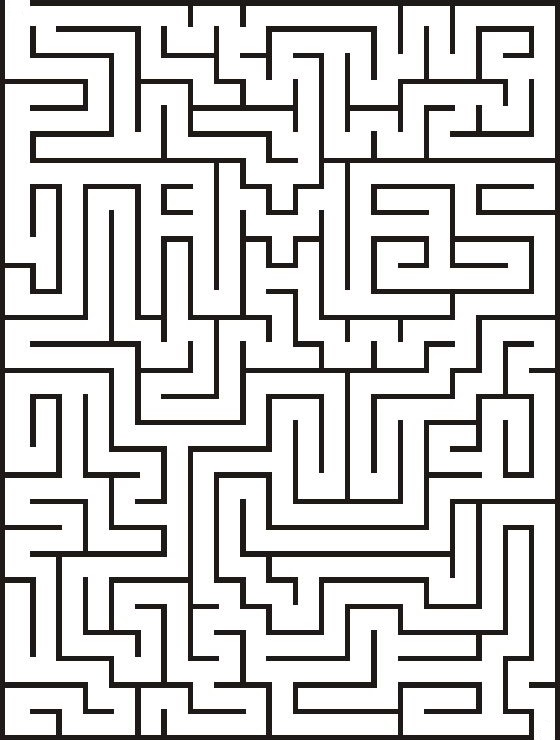
#> input picture laberinto3.jpg, 560 x 740 px
$ python OFM.py
#> lines starting #> are read from the running program, lines starting #| are printed output that depends on the picture; after the words box and inside, x2 and y2 are one past the last pixel; in counts of white or black regions, pixels touching at a corner belong together
### tratamiento_imagenes.py
import cv2 as cv
import numpy as np
import matplotlib
import matplotlib.pyplot as plt
def conversion_image(source_image):
#> called with source_image = 'laberinto3.jpg'
    img=cv.imread(source_image,cv.IMREAD_GRAYSCALE)
#> img: shape (740, 560); min 0, max 255, mean 206
    (thresh, im_bw) = cv.threshold(img, 128, 255, cv.THRESH_BINARY | cv.THRESH_OTSU)
#> im_bw: shape (740, 560); 78.7% white; 9 black regions, largest, box (x1, y1, x2, y2) and area: (0, 0, 534, 740) 38365, (30, 0, 560, 740) 28757, (30, 210, 455, 504) 7207
#> thresh = 56
    #0 equivale a espacio abierto, 1 espacio ocupado.

    im_new=np.where(im_bw==255,1.0,0.0)
    np.savetxt('imagennew1.txt',im_new)
    return (im_new)

# [19 lines left out: functions conversion_image_white, show_results, not called in this run]

def show_results_two(A,B):
    # A = np.loadtxt('imagennew1.txt',dtype=int)
    # B= np.loadtxt('ruta.txt',dtype=int)
    titles = ['Original Image','Route']
    images = [A, B]
    miArray=np.arange(2)
    for i in miArray:
        plt.subplot(1,2,i+1),plt.imshow(images[i],'gray')
        plt.title(titles[i])
    plt.show()

# [4 lines left out: function save_individual_image, not called in this run]

### routeconstruction.py
from functools import update_wrapper
import math
import tratamiento_imagenes as Timage
maxval=math.inf
def find_neigbord_min(matriz2object,initial_points,x,y):
    neighbors_list=[]
    min_value_list=maxval
    node_min_value=None
    #diagonals
    if (x+1<=len(matriz2object)-1 and y+1<=len(matriz2object[0])-1):
        value=matriz2object[x+1][y+1]
        neighbors_list.append(value)
        if (value.coordenadas in initial_points):
            return value
        if (value.tiempo<min_value_list and value.tiempo>0 and value.velocidad>0.0):
            node_min_value=value
            min_value_list=node_min_value.tiempo
    if (x-1>=0  and y-1>=0 ):
        value=matriz2object[x-1][y-1]
        neighbors_list.append(value)
        if (value.coordenadas in initial_points):
            return value
        if (value.tiempo<min_value_list and value.tiempo>0 and value.velocidad>0.0):
            node_min_value=value
            min_value_list=node_min_value.tiempo
    if (x-1>=0 and y+1<=len(matriz2object[0])-1):
        value=matriz2object[x-1][y+1]
        neighbors_list.append(value)
        if (value.coordenadas in initial_points):
            return value
        if (value.tiempo<min_value_list and value.tiempo>0 and value.velocidad>0.0):
            node_min_value=value
            min_value_list=node_min_value.tiempo
    if (x+1<=len(matriz2object)-1 and y-1>=0):
        value=matriz2object[x+1][y-1]
        neighbors_list.append(value)
        if (value.coordenadas in initial_points):
            return value
        if (value.tiempo<min_value_list and value.tiempo>0 and value.velocidad>0.0):
            node_min_value=value
            min_value_list=node_min_value.tiempo
    #von-neuman
    if (y+1<=len(matriz2object[0])-1):
        value=matriz2object[x][y+1]
        neighbors_list.append(value)
        if (value.coordenadas in initial_points):
            return value
        if (value.tiempo<min_value_list and value.tiempo>0 and value.velocidad>0.0):
            node_min_value=value
            min_value_list=node_min_value.tiempo
    if (x+1<=len(matriz2object)-1):
        value=matriz2object[x+1][y]
        neighbors_list.append(value)
        if (value.coordenadas in initial_points):
            return value
        if (value.tiempo<min_value_list and value.tiempo>0 and value.velocidad>0.0):
            node_min_value=value
            min_value_list=node_min_value.tiempo
    if (y-1>=0):
        value=matriz2object[x][y-1]
        neighbors_list.append(value)
        if (value.coordenadas in initial_points):
            return value
        if (value.tiempo<min_value_list and value.tiempo>0 and value.velocidad>0.0):
            node_min_value=value
            min_value_list=node_min_value.tiempo
    if (x-1>=0):
        value=matriz2object[x-1][y]
        neighbors_list.append(value)
        if (value.coordenadas in initial_points):
            return value
        if (value.tiempo<min_value_list and value.tiempo>0 and value.velocidad>0.0):
            node_min_value=value
            min_value_list=node_min_value.tiempo
    return(node_min_value)

#ruta con diagonales

def constructroutediagonal(initial_points,matriz2object,matrixroutediagonal,punto_final,anchor):
    cont=0
    flag=True
    x=punto_final[0]
    y=punto_final[1]
    matrixroutediagonal[x][y]=0
    pasos=0
    directory="D:\\Documents\\noveno\\tesis\\Classic FMM\\Individual\\"
    while (flag):

        name='Img_diagonal_'+str(pasos)+'.jpg'
        # Timage.save_individual_image(directory,name,matrixroutediagonal)
        node_min_value=find_neigbord_min(matriz2object,initial_points,x,y)

        x=node_min_value.coordenadas[0]
        y=node_min_value.coordenadas[1]
        pasos+=1
        if (anchor):
            matrixroutediagonal=completeroute(matrixroutediagonal,x,y,anchor)

        if (node_min_value.coordenadas in initial_points):
            flag=False

        matrixroutediagonal[x][y]=0
    print('-- Ruta nueva --')
    print("Distancia recorrida: ",pasos)

def completeroute(matrixroute,x,y,anchor):
    for i in range(anchor):
        matrixroute[x-i][y]=0
        matrixroute[x+i][y]=0
        matrixroute[x][y+i]=0
        matrixroute[x][y-i]=0
    return (matrixroute)

# ruta sin diagonales
def constructroute(matriz2object,matrixroute,punto_final,anchor):
    flag=True
    x=punto_final[0]
    y=punto_final[1]
    pasos=0
    while (flag):
        pasos+=1
        matrixroute[x][y]=0
        before_node=matriz2object[x][y].tail
        if (anchor):
            matrixroute=completeroute(matrixroute,x,y,anchor)
        if (before_node!=None):
            x=before_node.coordenadas[0]
            y=before_node.coordenadas[1]
        else:
            flag=False
    print('-- Ruta original --')
    print("Distancia recorrida: ",pasos)

### ordenamiento.py
from math import *
#insert MergeSort
# [95 lines left out: function sortmethod, not called in this run]


def mergesortprincipal(lista,celda,indiceinicial=0):
    if len(lista)>=30000:
        # print('entro 2')
        index=sortmethod(lista,celda,indiceinicial)
    else:
        # print('entro 1')
        index=mergesort(lista,celda,indiceinicial)

    return index

def mergesort(lista,celda,indiceinicial=0):
    #ingresar o no a la recursion
    n=len(lista)
    if celda.tiempo<=lista[0].tiempo:
        return (indiceinicial)
        #print("Se insertara en la posicion 1:",indiceinicial)
    elif celda.tiempo>=lista[n-1].tiempo:
        indiceinicial=n+indiceinicial
        return (indiceinicial)
        #print("Se insertara en la posicion 2:",n+indiceinicial)
    else:

        if len(lista)>5:
            Left=lista[1:(len(lista)//2)]
            Right=lista[(len(lista)//2):len(lista)-1]
            indiceinicial+=1
        else:
            Left=lista[0:(len(lista)//2)]
            Right=lista[(len(lista)//2):len(lista)]
            indiceinicial=indiceinicial

        if len(Right)>0:
            indexRight=indiceinicial+len(Left)
            inicio=Right[0].tiempo
            fin=Right[len(Right)-1].tiempo
            if celda.tiempo>inicio and celda.tiempo<=fin:
                indiceinicial=mergesort(Right,celda,indexRight)
                return (indiceinicial)
            elif celda.tiempo<=inicio:

                indiceinicial=indexRight
                return (indiceinicial)

            elif celda.tiempo>fin:
                indiceinicial=indiceinicial+n-2
                return (indiceinicial)

        if len(Left)>0:
            indexLeft=indiceinicial
            inicio=Left[0].tiempo
            fin=Left[len(Left)-1].tiempo
            if celda.tiempo>inicio and celda.tiempo<=fin:
                indiceinicial=mergesort(Left,celda,indexLeft)
                return (indiceinicial)
            elif celda.tiempo<=inicio:

                indiceinicial=indexLeft
                return (indiceinicial)


    return(indiceinicial)

# [135 lines left out: functions sortmethodoriginal, merge_sort_complete, merge, insertionSort, bucketSort, not called in this run]


### OFM.py
import numpy as np
import math
import time
import cv2 as cv
import tratamiento_imagenes as Timage
import contourfunctions as contour
import routeconstruction as route
import ordenamiento as order

#variables globales
listavecinos1=[]
list_initialvalues=[]
matriz2object=[]
maxval=math.inf
#--------------------
class Celdas():
    def __init__(self,coordenadas,tiempo=maxval,tipo="open",velocidad=1.0,tail=None):

        self.coordenadas=coordenadas
        self.tiempo = tiempo
        self.tipo = tipo
        self.velocidad = velocidad
        self.tail=tail


def contruct_initial(n,m,initial_points):
    initial_matrix=np.zeros(n*m).reshape(n,m)
    for point in initial_points:
        initial_matrix[point[0]][point[1]]=1
    return (initial_matrix)

def contruct_time(n,m):
    matrixtime=np.zeros(n*m).reshape(n,m)
    return(matrixtime)

def imprimirtiempo():
    for fila in matriz2object:
        for columna in fila:
            print("{0:.2f}".format(columna.tiempo), end="    ")
        print("")
        print("")

# sort function here

def constructmatrix(matrix_initialvalues,matrix_velocity):
    matrizobjetos=[]
    i=0
    for fila in matrix_initialvalues:
        filaobjetos=[]
        j=0
        for columna in fila:
            if columna==1:
                celdaobjeto=Celdas((i,j),0,"frozen",matrix_velocity[i][j])
                list_initialvalues.append(celdaobjeto)
            else:
                celdaobjeto=Celdas((i,j),maxval,"open",matrix_velocity[i][j])
            filaobjetos.append(celdaobjeto)
            j+=1
        i+=1
        matrizobjetos.append(filaobjetos)
    matriz2=np.array(matrizobjetos)
    return (matriz2)

def recorreriniciales():
    for inicial in list_initialvalues:
        reconocervecinos(inicial)
        #main_loop()


def reconocervecinos(i):
    x=i.coordenadas[0]
    y=i.coordenadas[1]
    von_neuman_list=[]
    if (y+1<=len(matriz2object[0])-1):
        von_neuman_list.append(matriz2object[x][y+1])
    if (x+1<=len(matriz2object)-1):
        von_neuman_list.append(matriz2object[x+1][y])
    if (y-1>=0):
        von_neuman_list.append(matriz2object[x][y-1])
    if (x-1>=0):
        von_neuman_list.append(matriz2object[x-1][y])

    for celda in von_neuman_list:
        x=celda.coordenadas[0]
        y=celda.coordenadas[1]
        if (celda.velocidad!=0):
            if (celda.tipo!="frozen"):
                #aumentar padding left,right,up and bottom
                enter=True
                if (padding!=0):
                    if (y+padding<=len(matriz2object[0])-1) and (x+padding<=len(matriz2object)-1) and (y-padding>=0) and (x-padding>=0) :
                        leftceld=matriz2object[x-padding][y]
                        rightceld=matriz2object[x+padding][y]
                        upceld=matriz2object[x][y+padding]
                        bottomceld=matriz2object[x][y-padding]
                        if (leftceld.velocidad==0 or rightceld.velocidad==0 or upceld.velocidad==0 or bottomceld.velocidad==0):
                            enter=False
                        else:
                            enter=True
                if (enter):
                    value=eikonalequation(celda,i)
                    if celda.tipo=="open":
                        celda.tipo="narrow"
                        celda.tiempo=value
                        celda.tail=i
                        if len(listavecinos1)!=0:

                            indice=(order.mergesortprincipal(listavecinos1,celda))

                            if indice==len(listavecinos1):
                                listavecinos1.append(celda)
                            else:
                                listavecinos1.insert(indice,celda)
                        else:
                            listavecinos1.append(celda)
                    elif celda.tipo=="narrow":
                        if value<celda.tiempo:
                            #agregado
                            celda.tiempo=value
                            celda.tail=i
                            # position=listavecinos1.index(celda)
                            flagentry=True
                            # if position>0 and position<len(listavecinos1):
                            #     if (listavecinos1[position-1].tiempo<=celda.tiempo and listavecinos1[position+1].tiempo>=celda.tiempo):
                            #         flagentry=False
                            if flagentry:
                                listavecinos1.remove(celda)
                                indice=(order.mergesortprincipal(listavecinos1,celda))
                                if indice==len(listavecinos1):
                                    listavecinos1.append(celda)
                                else:
                                    listavecinos1.insert(indice,celda)

                else:
                    celda.tail=None
                    celda.tiempo=0
                    celda.tipo="frozen"
        else:
            celda.tail=None
            celda.tiempo=0
            celda.tipo="frozen"

def eikonalequation(vecino,celdacontigua):
    x=vecino.coordenadas[0]
    y=vecino.coordenadas[1]
    t1=maxval
    t2=maxval
    if ((x+1<=len(matriz2object)-1) and (x-1>=0)):
        t1=min(matriz2object[x-1][y].tiempo,matriz2object[x+1][y].tiempo)
    elif(x+1<=len(matriz2object)-1):
        t1=matriz2object[x+1][y].tiempo
    elif (x-1>=0):
        t1=matriz2object[x-1][y].tiempo
    if ((y+1<=len(matriz2object[0])-1) and (y-1>=0)):
        t2=min(matriz2object[x][y-1].tiempo,matriz2object[x][y+1].tiempo)
    elif(y+1<=len(matriz2object[0])-1):
        t2=matriz2object[x][y+1].tiempo
    elif (y-1>=0):
        t2=matriz2object[x][y-1].tiempo
    #calculo previo para sacar raiz
    a=2
    b=(-2)*(t1+t2)
    if (vecino.velocidad!=0):
        c=pow(t1,2)+pow(t2,2)-(1/(pow(vecino.velocidad,2)))
    else:
        c=pow(t1,2)+pow(t2,2)
    discriminante=pow(b,2)-4*a*c
    if discriminante>=0:
        T=quadraticfunction(a,b,c)
    else:
        if (vecino.velocidad!=0):
            T=celdacontigua.tiempo+(1/vecino.velocidad)
        else:
            T=celdacontigua.tiempo
    return(T)

def quadraticfunction(a,b,c):

    discriminante=pow(b,2)-4*a*c
    T=((-b)+math.sqrt(discriminante))/(2*a)
    return(T)

def main_loop():
    cont=0
    while len(listavecinos1)>0:
        cont+=1
        coordenadasvecino=listavecinos1[0].coordenadas
        x=coordenadasvecino[0]
        y=coordenadasvecino[1]
        matriz2object[x][y].tipo="frozen"
        matrixtime[x][y]=matriz2object[x][y].tiempo
        listavecinos1.pop(0)
        matriz[x][y]=1
        vecino=matriz2object[x][y]
        reconocervecinos(vecino)


#repeticion
repetition=1
listrepetition=[]

for i in range(repetition):
    A = Timage.conversion_image('laberinto3.jpg')
    n=len(A)
#> n = 740
    m=len(A[0])
#> m = 560
    print(n,",",m)
#| 740 , 560

    initial_points=[(15,15)]
    punto_final=(725,545)
    ########
    #Metric for safe routes
    padding=6
    anchor=2
    ######
    matriz=contruct_initial(n,m,initial_points)
#> in contruct_initial, `initial_matrix=np.zeros(n*m).reshape(n,m)`: initial_matrix: shape (740, 560) float64; every value is 0
#> after the loop in contruct_initial, `for point in initial_points:`:
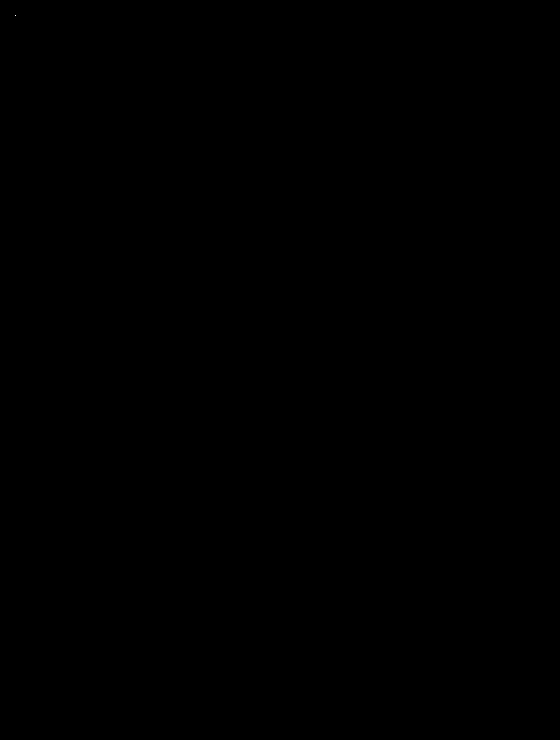
#> initial_matrix: shape (740, 560) float64; values 0 (black) and 1 (white), 0% white in thin lines or dots, all inside (x1, y1, x2, y2) = (15, 15, 16, 16)
    matrixtime=contruct_time(n,m)
    start_time=time.time()
    matriz2object=constructmatrix(matriz,A)
#> the loop in constructmatrix, `for fila in matrix_initialvalues:` made 740 passes
    recorreriniciales()
#> the loop in recorreriniciales, `for inicial in list_initialvalues:` made 1 pass
    main_loop()
#> after the loop in main_loop, `while len(listavecinos1)>0:`:
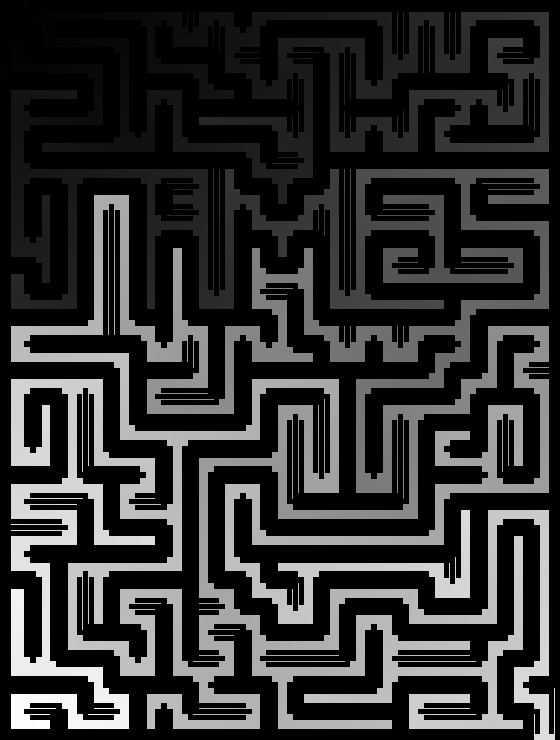
#> matrixtime: shape (740, 560) float64; min 0, max 3247.2, mean 608.4; drawn with min black and max white
#> after the loop in main_loop, `while len(listavecinos1)>0:`:
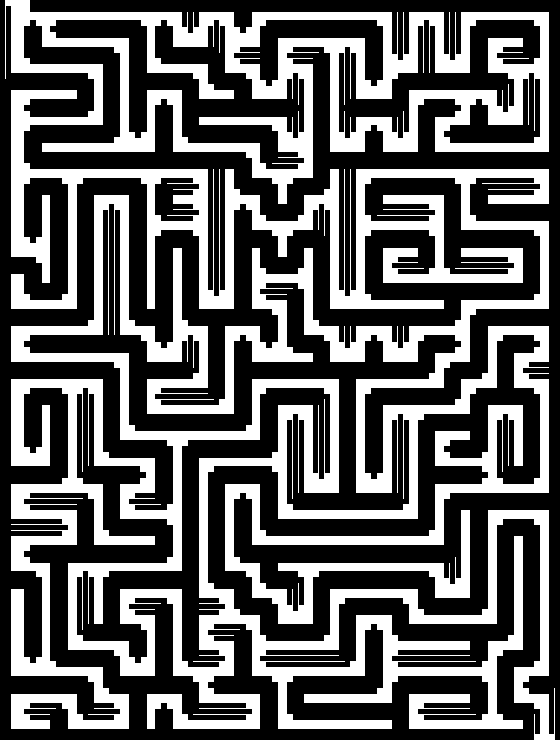
#> matriz: shape (740, 560) float64; values 0 (black) and 1 (white), 38.3% white; 1 white region, box (x1, y1, x2, y2) and area: (5, 0, 555, 740) 158839
    fast_execution_time=(time.time() - start_time)
    listrepetition.append(fast_execution_time)
    print("size matrix: ",n, "," , m)
#| size matrix:  740 , 560
    #Execution time OFM
    print("---Fast Marching execution  %s seconds ---" % (fast_execution_time))

###########################
#Make a contour graph in 2D and 3D
#contour.contourgraph(matrixtime)
#contour.contour3dgraph(matrixtime)

########################
#identificando ruta
matrixroute=np.copy(A)
start_route_time=time.time()
route.constructroute(matriz2object,matrixroute,punto_final,anchor)
#> after the loop in constructroute, `while (flag):`:
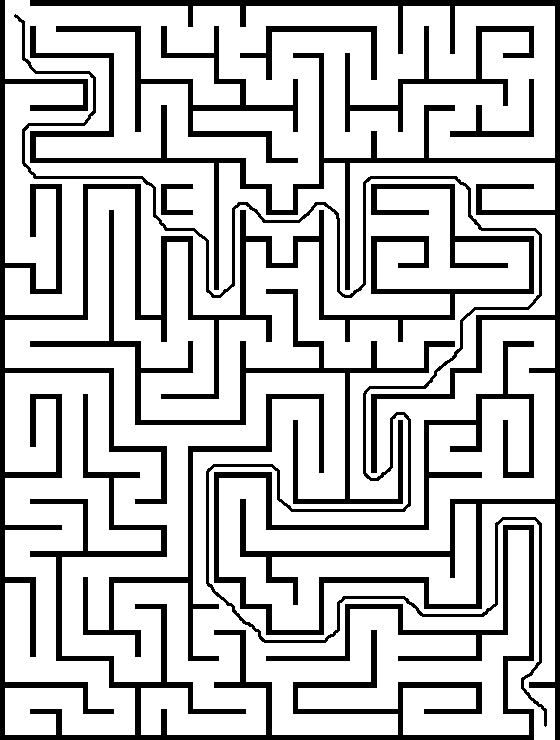
#> matrixroute: shape (740, 560) float64; values 0 (black) and 1 (white), 76.6% white; 10 black regions, largest, box (x1, y1, x2, y2) and area: (0, 0, 534, 740) 38365, (30, 0, 560, 740) 28757, (14, 14, 547, 727) 8657
#| Distancia recorrida:  3139
final_route_time=(time.time() - start_route_time+fast_execution_time)
print("---Route 1 time %s seconds ---" % (final_route_time))
#identificando ruta diagonales
matrixroutediagonal=np.copy(A)
start_route_time=time.time()
route.constructroutediagonal(initial_points,matriz2object,matrixroutediagonal,punto_final,anchor)
#> after the loop in constructroutediagonal, `while (flag):`:
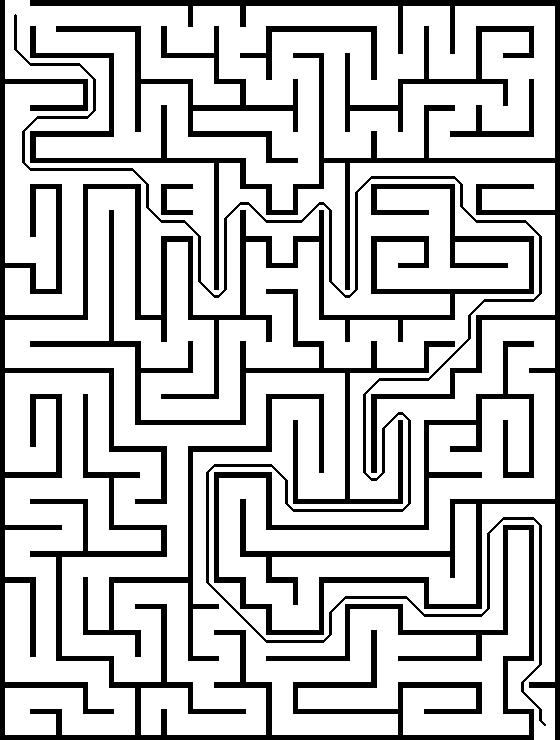
#> matrixroutediagonal: shape (740, 560) float64; values 0 (black) and 1 (white), 76.9% white; 10 black regions, largest, box (x1, y1, x2, y2) and area: (0, 0, 534, 740) 38365, (30, 0, 560, 740) 28757, (14, 14, 546, 726) 7692
#| Distancia recorrida:  2563
final_route_time=(time.time() - start_route_time+fast_execution_time)
print("---Route diagonal time %s seconds ---" % (final_route_time))
#Timage.show_results(A,matrixroute,matrixroutediagonal)
Timage.show_results_two(A,matrixroutediagonal)
# np.savetxt('ruta.txt',matrixroute)
